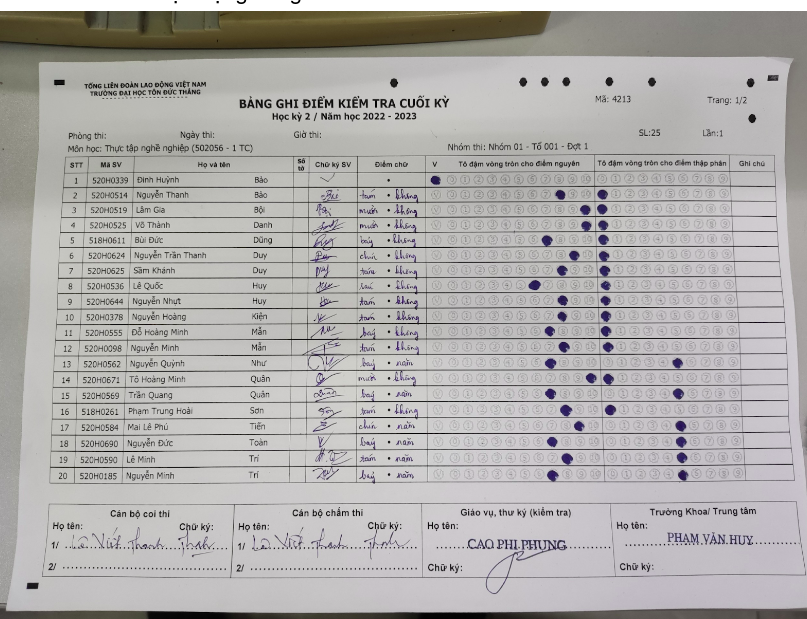
#> input picture projects/scoresheets/input/test1.png, 807 x 619 px, found by its file name
$ python index1.py
#> lines starting #> are read from the running program, lines starting #| are printed output that depends on the picture; after the words box and inside, x2 and y2 are one past the last pixel; in counts of white or black regions, pixels touching at a corner belong together
import cv2
def show_image(image):
    cv2.imshow('image',image)
    c = cv2.waitKey()
    if c >= 0 : return -1
    return 0

path = "projects/scoresheets/input/test1.png"
# read img from path
image = cv2.imread(path)
#> image is the input picture: shape (619, 807, 3); mean B, G, R 171.5, 173, 175.1
img_gray = cv2.cvtColor(image, cv2.COLOR_BGR2GRAY)
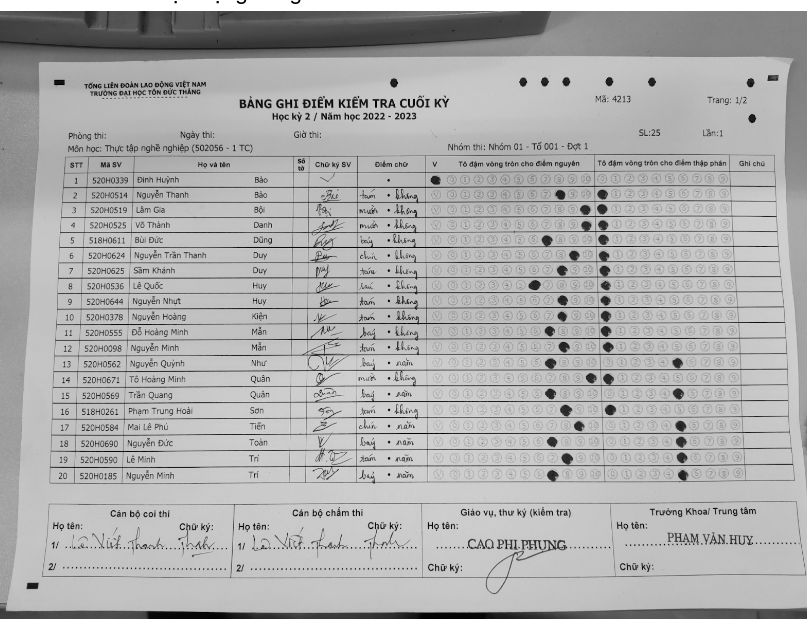
#> img_gray: shape (619, 807); min 0, max 255, mean 173.4
ret, im = cv2.threshold(img_gray, 100, 255, cv2.THRESH_BINARY_INV)
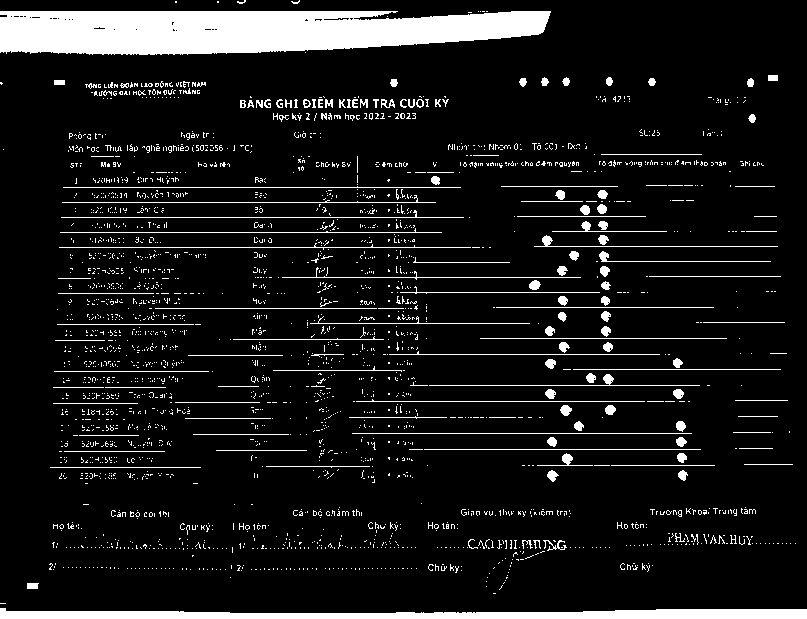
#> im: shape (619, 807); 9.7% white; 2534 white regions (2379 under 20 px)
contours, hierarchy  = cv2.findContours(im, cv2.RETR_EXTERNAL, cv2.CHAIN_APPROX_SIMPLE)
#> contours = 2534 contours, 2473 with area under 20; largest, box (x1, y1, x2, y2) and area: (0, 11, 551, 55) 19432, (0, 608, 807, 619) 5408, (560, 405, 572, 416) 76, (537, 453, 593, 466) 75, (529, 280, 541, 290) 72
img = cv2.drawContours(image, contours, -1, (0,255,75), 2)
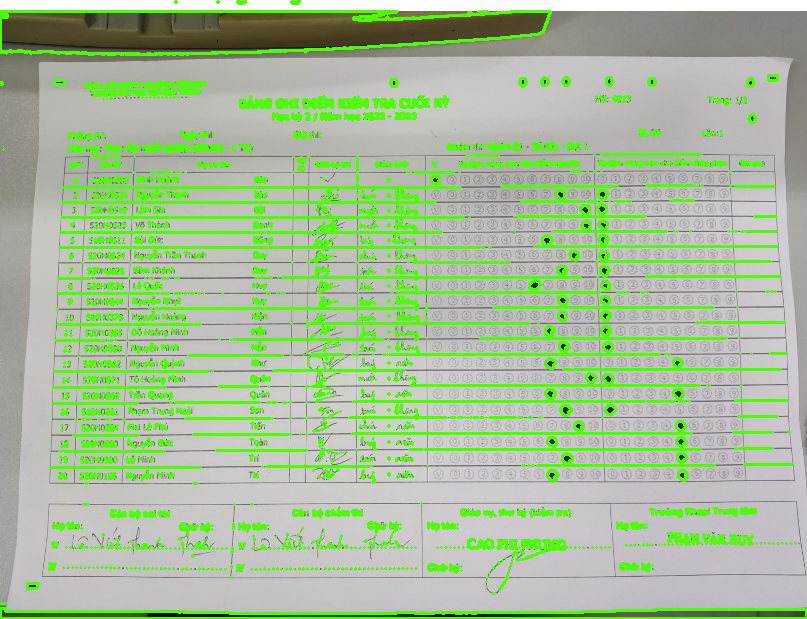
#> img: shape (619, 807, 3); mean B, G, R 152.1, 190.7, 166.3
show_image(image)
#> (key Esc is pressed here)

$ run again, with projects/scoresheets/input/N2T1_1.jpg saved as projects/scoresheets/input/test1.png
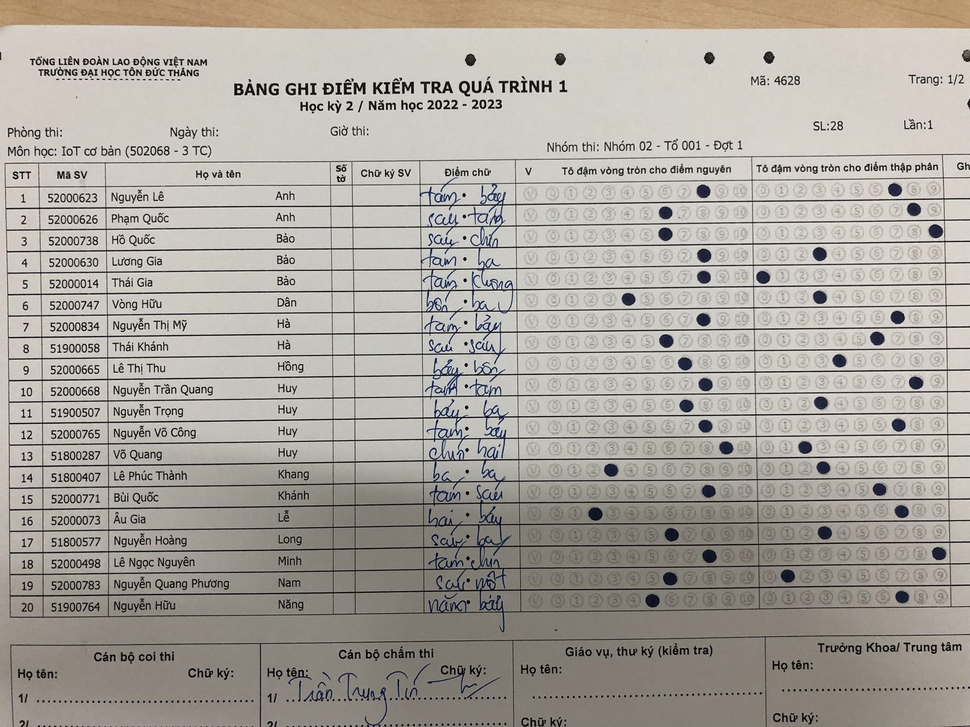
#> input picture projects/scoresheets/input/N2T1_1.jpg, 970 x 727 px, shrunk from 2048 x 1536 before the run, found by its file name
#> image is the input picture: shape (727, 970, 3); mean B, G, R 157.9, 164.3, 169.3
#> `ret, im = cv2.threshold(img_gray, 100, 255, cv2.THRESH_BINARY_INV)`:
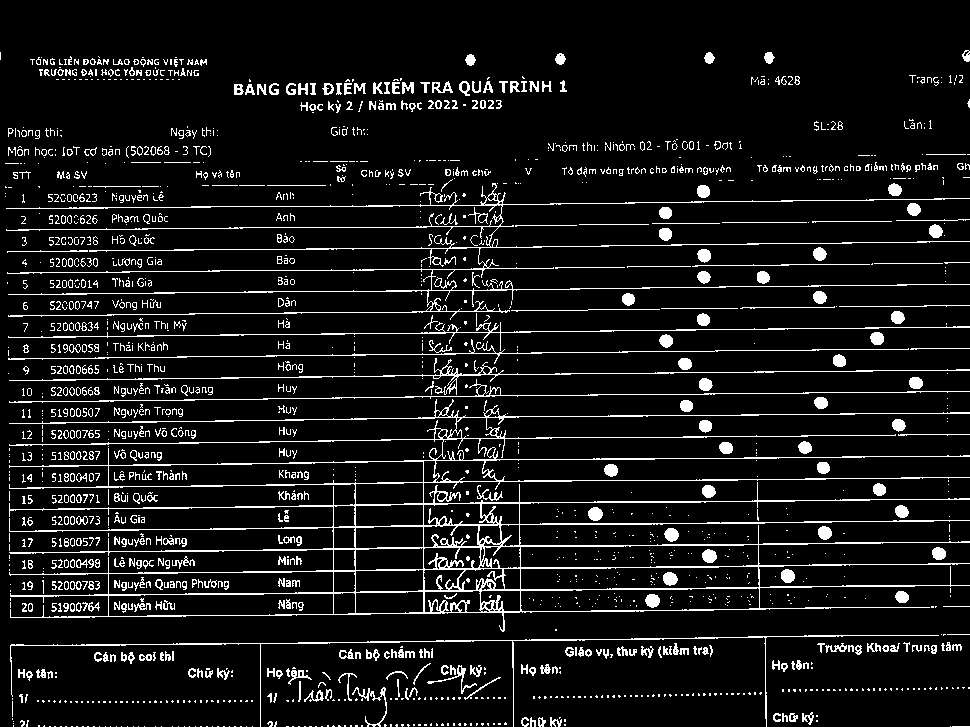
#> im: shape (727, 970); 8.7% white in thin lines or dots
#> contours = 1583 contours, 1301 with area under 20; largest, box (x1, y1, x2, y2) and area: (9, 399, 970, 632) 59278, (6, 183, 970, 320) 1328, (9, 358, 970, 395) 511, (10, 635, 939, 727) 426, (8, 322, 970, 351) 302
#> `img = cv2.drawContours(image, contours, -1, (0,255,75), 2)`:
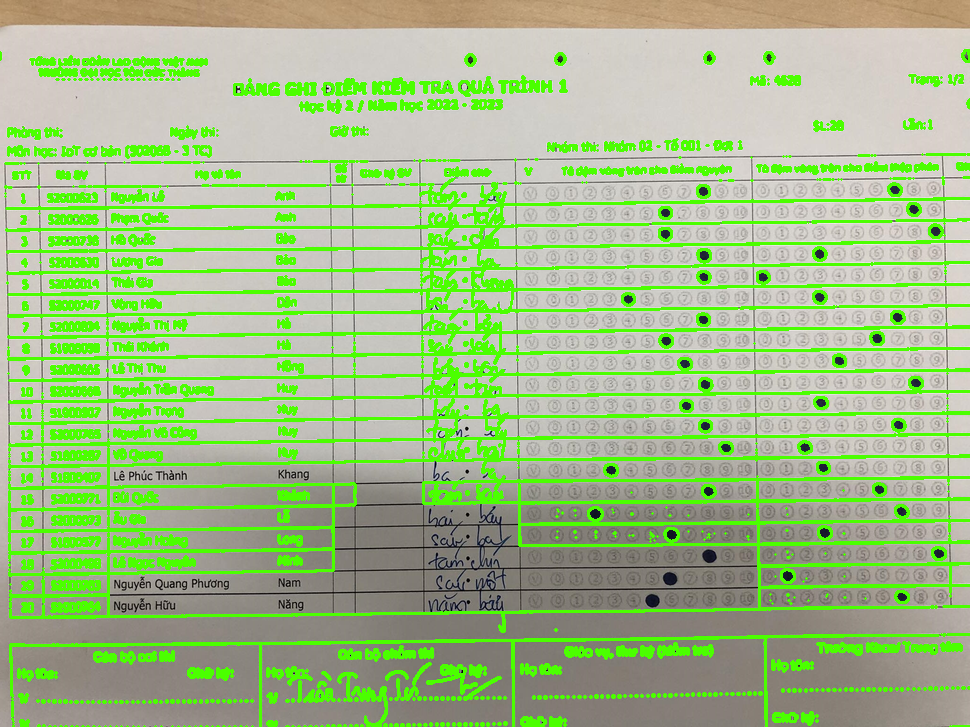
#> img: shape (727, 970, 3); mean B, G, R 135.6, 189.2, 160

$ run again, with projects/scoresheets/input/N2T1_2.jpg saved as projects/scoresheets/input/test1.png
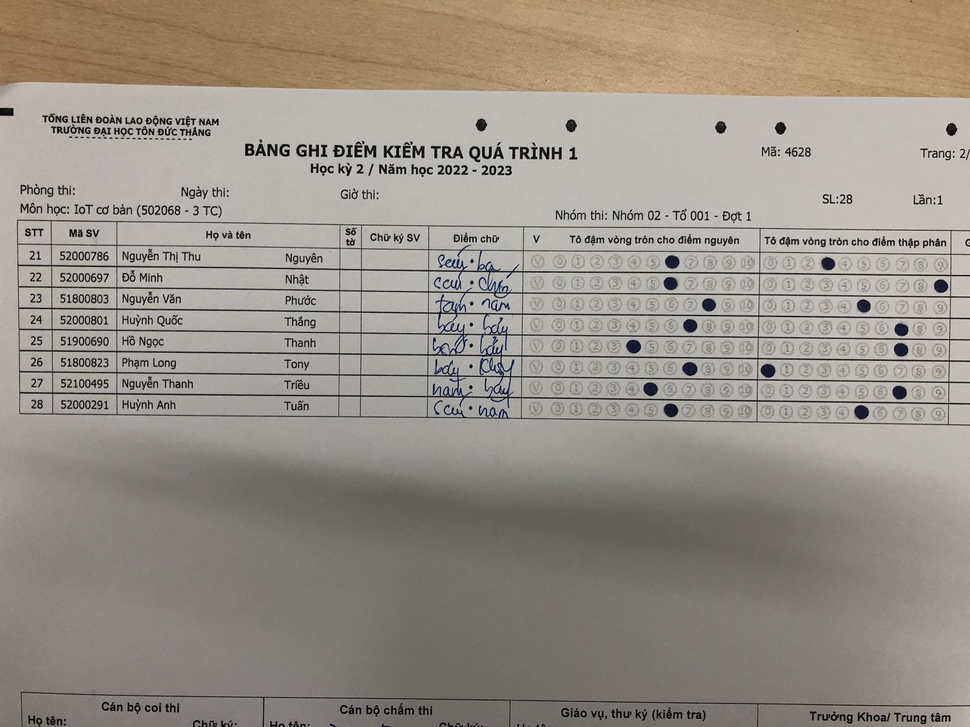
#> input picture projects/scoresheets/input/N2T1_2.jpg, 970 x 727 px, shrunk from 2048 x 1536 before the run, found by its file name
#> image is the input picture: shape (727, 970, 3); mean B, G, R 136.3, 144.8, 152
#> `ret, im = cv2.threshold(img_gray, 100, 255, cv2.THRESH_BINARY_INV)`:
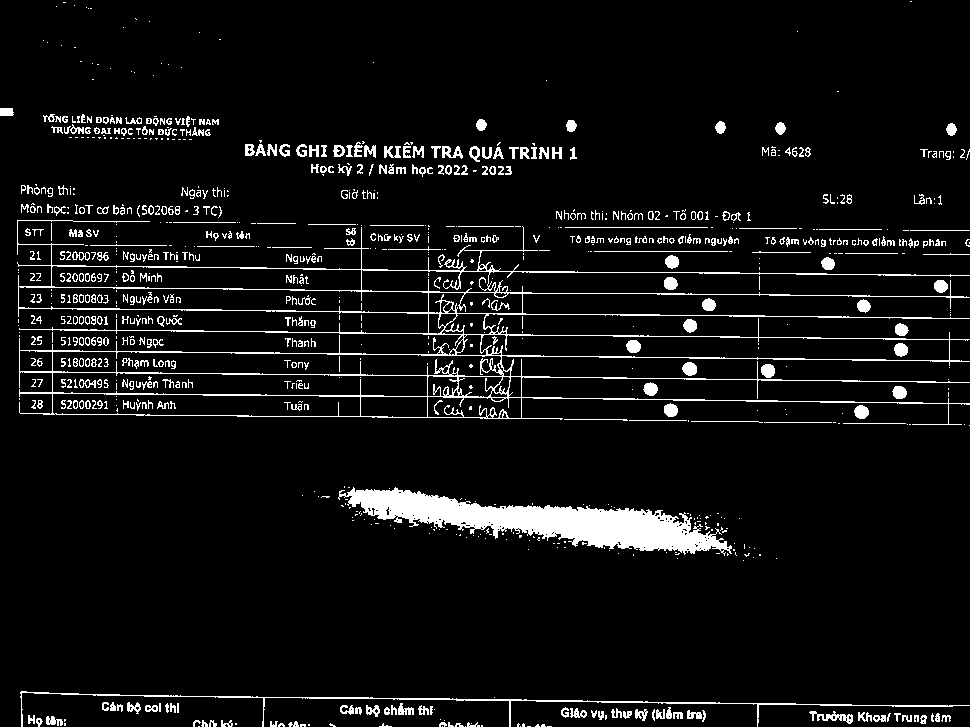
#> im: shape (727, 970); 6.5% white; 932 white regions (528 under 20 px)
#> contours = 778 contours, 611 with area under 20; largest, box (x1, y1, x2, y2) and area: (17, 220, 970, 425) 63306, (338, 487, 732, 556) 10241, (20, 691, 970, 727) 684, (809, 711, 853, 724) 180, (682, 362, 697, 376) 142
#> `img = cv2.drawContours(image, contours, -1, (0,255,75), 2)`:
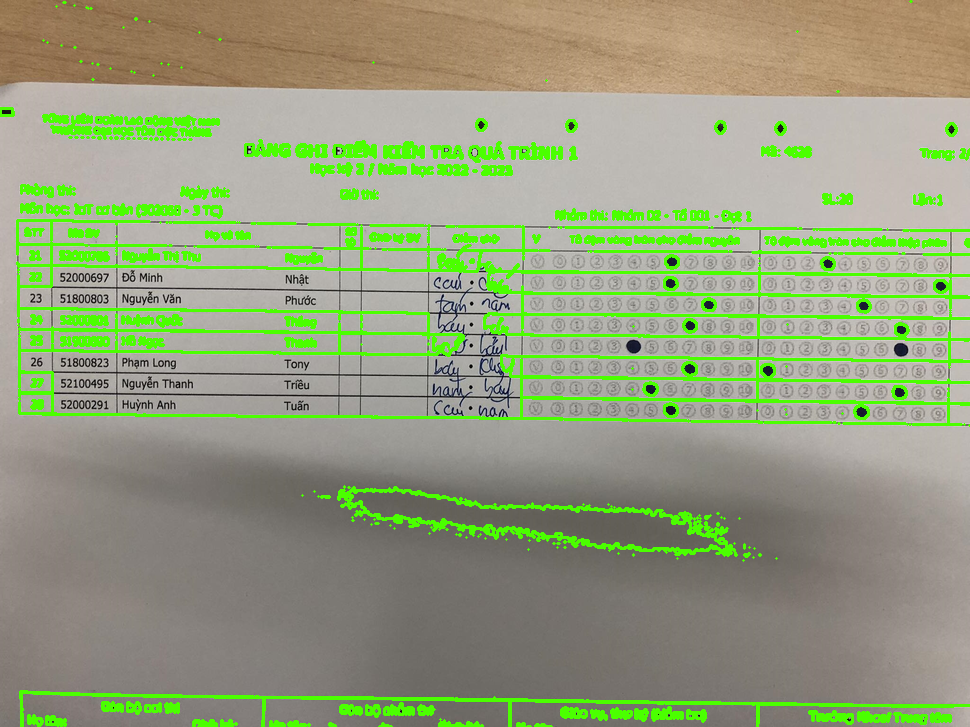
#> img: shape (727, 970, 3); mean B, G, R 126, 158.6, 148.3

$ run again, with projects/scoresheets/input/N2T2_1.jpg saved as projects/scoresheets/input/test1.png
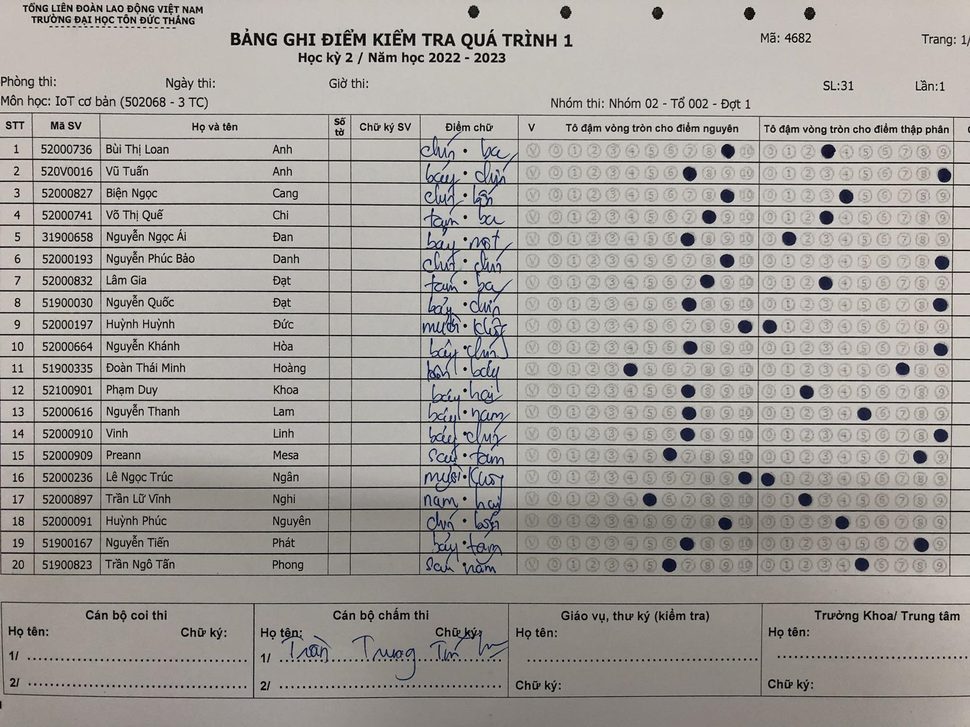
#> input picture projects/scoresheets/input/N2T2_1.jpg, 970 x 727 px, shrunk from 2048 x 1536 before the run, found by its file name
#> image is the input picture: shape (727, 970, 3); mean B, G, R 154.4, 158.5, 162.5
#> `ret, im = cv2.threshold(img_gray, 100, 255, cv2.THRESH_BINARY_INV)`:
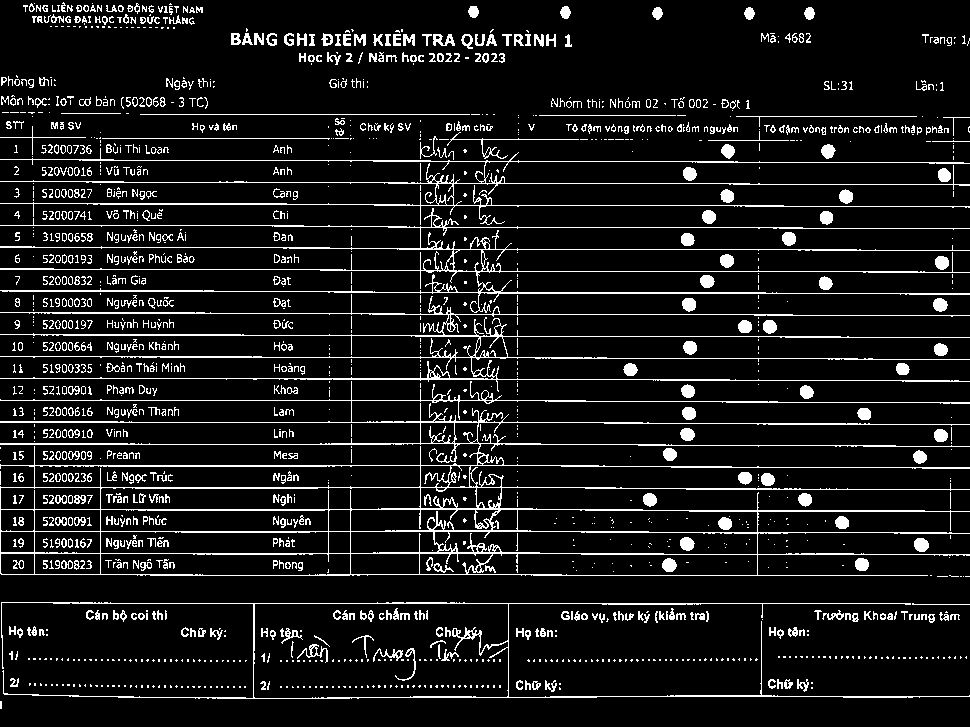
#> im: shape (727, 970); 9.5% white in thin lines or dots
#> contours = 1292 contours, 1029 with area under 20; largest, box (x1, y1, x2, y2) and area: (0, 381, 970, 576) 73686, (1, 602, 970, 699) 24598, (0, 294, 970, 392) 2419, (0, 208, 970, 313) 2384, (0, 148, 970, 225) 1266
#> `img = cv2.drawContours(image, contours, -1, (0,255,75), 2)`:
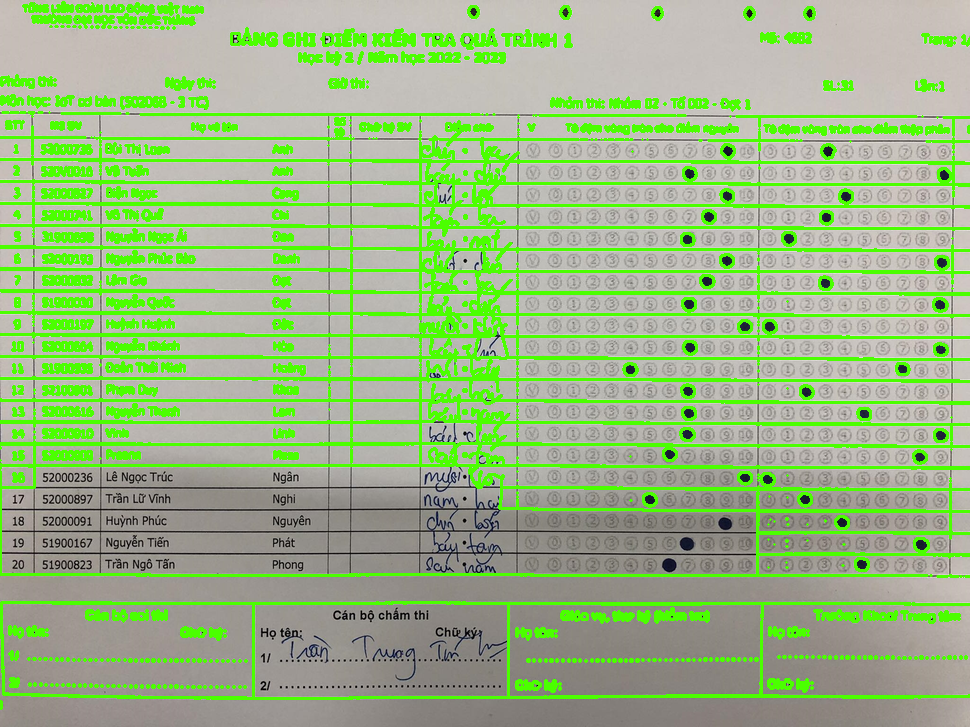
#> img: shape (727, 970, 3); mean B, G, R 132.5, 183.6, 153.7
